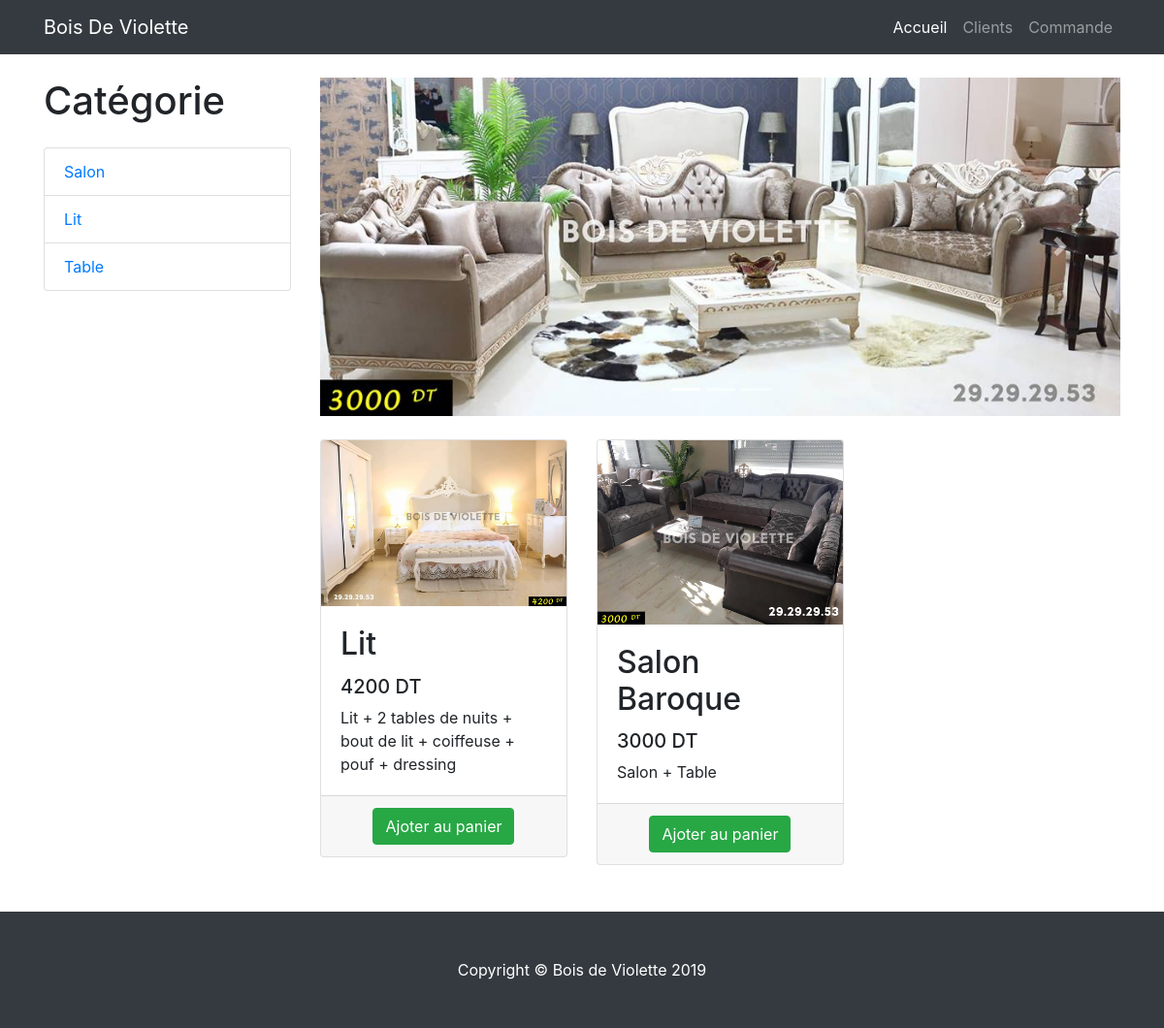
The page / on the database its author committed.
### tables this page shows
CREATE TABLE `produit` (
  `id` int(11) NOT NULL,
  `nom_produit` varchar(20) NOT NULL,
  `description` varchar(100) NOT NULL,
  `lien` varchar(100) NOT NULL,
  `prix` int(11) NOT NULL
);

### GestionUser.php (called while the page is built, shortened)
<?php
include "connexion.php";
class GestionUser{
    private $c;
    public function __construct()  {
        $this->c = new connexion();
    }
    public function getallproduct(){
        $res = $this->c->getIdcon()->query(" select * from produit");
        return $res->fetchAll(PDO::FETCH_ASSOC);
    }
}

### connexion.php (called while the page is built)
<?php
class connexion{
	private $host="localhost";
	private $base="gestionmeuble";
	private $user="root";
	private $pass="";
	private $idcon;
	public function __construct(){
		$this->idcon=new PDO("mysql:host=$this->host;dbname=$this->base",$this->user,$this->pass);
	}
	public function getIdcon(){
		return $this->idcon;
	}
}
?>

### index.php (the view, shortened to what this page needs)
<!DOCTYPE html>
<html lang="en">
<head>
  <link href="vendor/bootstrap/css/bootstrap.min.css" rel="stylesheet">
  <link href="css/shop-homepage.css" rel="stylesheet">
</head>
<body>
  <nav class="navbar navbar-expand-lg navbar-dark bg-dark fixed-top">
    <div class="container">
      <a class="navbar-brand" href="#">Bois De Violette</a>
      <div class="collapse navbar-collapse" id="navbarResponsive">
        <ul class="navbar-nav ml-auto">
          <li class="nav-item active">
            <a class="nav-link" href="#">Accueil
            </a>
          </li>
          <li class="nav-item">
            <a class="nav-link" href="aff_user.php">Clients</a>
          </li>
          <li class="nav-item">
              <?php
              extract($_GET);
              $id=$_GET['id'];
         echo"<a class=nav-link href=commande.php?id=$id>Commande</a>"; ?>
          </li>
        </ul>
      </div>
    </div>
  </nav>
  <div class="container">
    <div class="row">
      <div class="col-lg-3">
        <h1 class="my-4">Catégorie</h1>
        <div class="list-group">
          <a href="#" class="list-group-item">Salon</a>
          <a href="#" class="list-group-item">Lit</a>
          <a href="#" class="list-group-item">Table</a>
        </div>
      </div>
      <div class="col-lg-9">
        <div id="carouselExampleIndicators" class="carousel slide my-4" data-ride="carousel">
          <ol class="carousel-indicators">
            <li data-target="#carouselExampleIndicators" data-slide-to="0" class="active"></li>
            <li data-target="#carouselExampleIndicators" data-slide-to="1"></li>
            <li data-target="#carouselExampleIndicators" data-slide-to="2"></li>
          </ol>
          <div class="carousel-inner" role="listbox">
            <div class="carousel-item active">
              <img class="d-block img-fluid" src="images/Salon_Baroque.jpg" alt="First slide">
            </div>
          </div>
          <a class="carousel-control-prev" href="#carouselExampleIndicators" role="button" data-slide="prev">
            <span class="carousel-control-prev-icon" aria-hidden="true"></span>
          </a>
          <a class="carousel-control-next" href="#carouselExampleIndicators" role="button" data-slide="next">
            <span class="carousel-control-next-icon" aria-hidden="true"></span>
          </a>
        </div>
        <div class="row">
<?php
include "GestionUser.php";
$g=new GestionUser();
$tab= $g->getallproduct();
?>
            <?php
            foreach($tab as $row)
            {
    echo    "  <div class=col-lg-4 col-md-6 mb-4> ";
      echo"      <div class=card h-100>";
                    echo"   <a href=><img class=card-img-top src=".$row['lien']."></a>";
                        echo" <div class=card-body>";
                        echo" <h2 class= card-title>".$row['nom_produit']."</h2>";
                        echo" <h5>".$row['prix']." DT</h5>";
                        echo"   <p class=card-text>".$row['description']."</p>";
                        echo"  </div>";
                    echo" <div class=card-footer>";
                    $idp=$row['id'];
                    echo "<center><a href='ajouter_commande.php?id=$id&idp=$idp'><button class='btn btn-success btn-xs' title='Commande'>Ajoter au panier <span class='glyphicon glyphicon-shopping-cart'></span></button></a></center></td>";
                        echo"   </div>";
                    echo"   </div>";
                echo" </div>";
          } ?>
        </div>
      </div>
    </div>
  </div>
  <br><br>
  <footer class="py-5 bg-dark">
    <div class="container">
      <p class="m-0 text-center text-white">Copyright &copy; Bois de Violette 2019</p>
    </div>
  </footer>
</body>
</html>

### css/shop-homepage.css (style rules this page uses)
body { padding-top: 56px; }

### rows shown on the page
produit: shows a picture, nom_produit "Lit", prix "4200", description "Lit + 2 tables de nuits + bout de lit + coiffeuse + pouf + dressing"
produit: shows a picture, nom_produit "Salon Baroque", prix "3000", description "Salon + Table"
